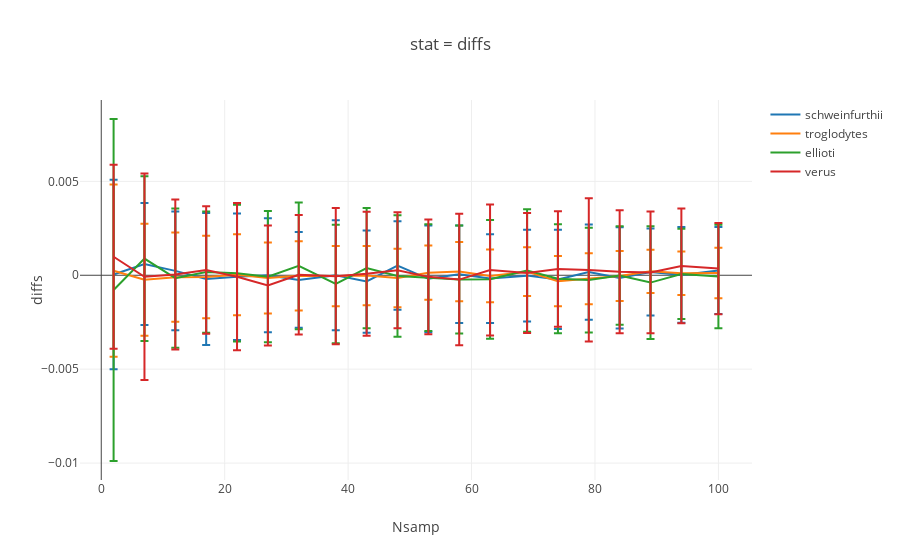

Notebook code cell kept with this figure:
### Code cell
## Var
var_select= 'diffs'

fig= [go.Scatter(
    x= samp_order,
    y= [np.nanmean(syndicate_dict[pop][x][var_select]) for x in samp_order],
    error_y= dict(
        array= [np.nanstd(syndicate_dict[pop][x][var_select]) for x in samp_order],
        type= 'data',
        #symmetric= True,
        visible=True
    ),
    name= pop
) for pop in syndicate_dict.keys()]

layout= go.Layout(
    title=  'stat = {}'.format(var_select),
    xaxis= dict(
        title= 'Nsamp'
    ),
    yaxis= dict(
        title= var_select
    )
)

Figure= go.Figure(data=fig, layout= layout)
iplot(Figure)
